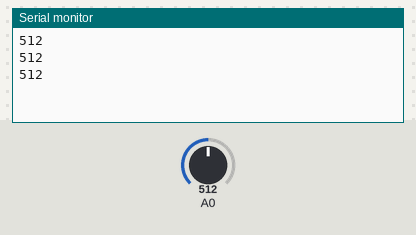
Simulated run of this sketch. Board: Arduino Uno, built with avr-gcc and run on an emulated ATmega328P. On the bench: the last lines printed to the serial monitor. Inputs (shaded band) come from the test bench; at power-on: A0 = 512.

Above: at 1.3 s.
1.4 s: A0 set to 716
At 1.9 s:
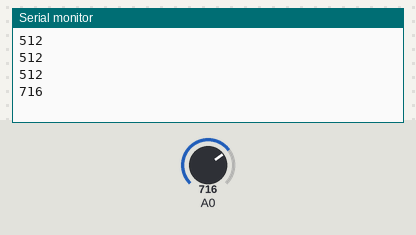
2.9 s: A0 set to 900
At 3.4 s:
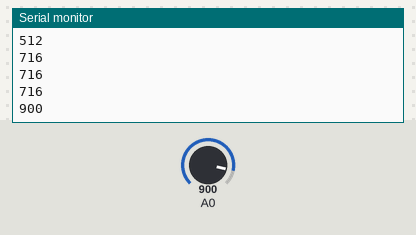
Timing chart, 0 to 5.9 s (numbered marks = the images above; inputs shaded):
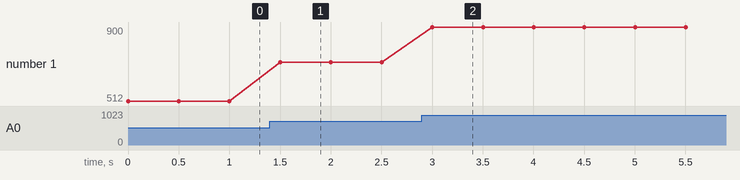

Measured:
- after the input at 1.4 s, the serial monitor: prints a new line after 0.10 s (image 1)
- after the input at 2.9 s, the serial monitor: prints a new line after 0.10 s (image 2)
- plotted number 1: 512 → 716 after the input at 1.4 s, 716 → 900 after the input at 2.9 s

The sketch:

LDR_analogRead.ino
```cpp
int LDRValue=0 ;
void setup() {
  Serial.begin(9600); // 9600 baudrate
}

void loop() {
    LDRValue = analogRead(A0);
    Serial.println(LDRValue ) ;
    delay(500);
}
```
